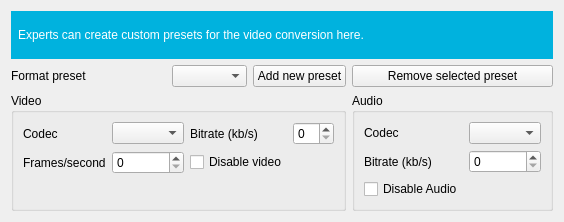
          <widget class="QWidget" name="tab_5">
           <attribute name="title">
            <string>Conversion</string>
           </attribute>
           <layout class="QGridLayout" name="gridLayout_8">
            <item row="0" column="0" colspan="5">
             <widget class="QLabel" name="label_8">
              <property name="minimumSize">
               <size>
                <width>0</width>
                <height>48</height>
               </size>
              </property>
              <property name="maximumSize">
               <size>
                <width>16777215</width>
                <height>48</height>
               </size>
              </property>
              <property name="styleSheet">
               <string notr="true">background-color:#00b2de;
color:#ffffff;
padding:4px;</string>
              </property>
              <property name="text">
               <string>Experts can create custom presets for the video conversion here.</string>
              </property>
             </widget>
            </item>
            <item row="1" column="0" colspan="2">
             <widget class="QLabel" name="label_9">
              <property name="text">
               <string>Format preset</string>
              </property>
             </widget>
            </item>
            <item row="1" column="2">
             <widget class="QComboBox" name="comboBox"/>
            </item>
            <item row="1" column="3">
             <widget class="QPushButton" name="pushButton">
              <property name="text">
               <string>Add new preset</string>
              </property>
             </widget>
            </item>
            <item row="1" column="4">
             <widget class="QPushButton" name="pushButton_2">
              <property name="text">
               <string>Remove selected preset</string>
              </property>
             </widget>
            </item>
            <item row="4" column="1">
             <spacer name="verticalSpacer_2">
              <property name="orientation">
               <enum>Qt::Vertical</enum>
              </property>
              <property name="sizeType">
               <enum>QSizePolicy::Expanding</enum>
              </property>
              <property name="sizeHint" stdset="0">
               <size>
                <width>0</width>
                <height>0</height>
               </size>
              </property>
             </spacer>
            </item>
            <item row="2" column="4">
             <widget class="QGroupBox" name="groupBox">
              <property name="title">
               <string>Audio</string>
              </property>
              <layout class="QGridLayout" name="gridLayout_9">
               <item row="0" column="0">
                <widget class="QLabel" name="label_10">
                 <property name="sizePolicy">
                  <sizepolicy hsizetype="Minimum" vsizetype="Preferred">
                   <horstretch>0</horstretch>
                   <verstretch>0</verstretch>
                  </sizepolicy>
                 </property>
                 <property name="text">
                  <string>Codec</string>
                 </property>
                </widget>
               </item>
               <item row="0" column="1">
                <widget class="QComboBox" name="comboBox_2"/>
               </item>
               <item row="1" column="1">
                <widget class="QSpinBox" name="spinBox"/>
               </item>
               <item row="3" column="0">
                <spacer name="verticalSpacer_3">
                 <property name="orientation">
                  <enum>Qt::Vertical</enum>
                 </property>
                 <property name="sizeHint" stdset="0">
                  <size>
                   <width>0</width>
                   <height>0</height>
                  </size>
                 </property>
                </spacer>
               </item>
               <item row="1" column="0">
                <widget class="QLabel" name="label_11">
                 <property name="text">
                  <string>Bitrate (kb/s)</string>
                 </property>
                </widget>
               </item>
               <item row="2" column="0">
                <widget class="QCheckBox" name="checkBox">
                 <property name="text">
                  <string>Disable Audio</string>
                 </property>
                </widget>
               </item>
              </layout>
             </widget>
            </item>
            <item row="2" column="0" colspan="4">
             <widget class="QGroupBox" name="groupBox_2">
              <property name="title">
               <string>Video</string>
              </property>
              <layout class="QGridLayout" name="gridLayout_10">
               <item row="0" column="1">
                <widget class="QComboBox" name="comboBox_3"/>
               </item>
               <item row="0" column="0">
                <widget class="QLabel" name="label_12">
                 <property name="text">
                  <string>Codec</string>
                 </property>
                </widget>
               </item>
               <item row="3" column="0">
                <widget class="QLabel" name="label_14">
                 <property name="sizePolicy">
                  <sizepolicy hsizetype="Preferred" vsizetype="Preferred">
                   <horstretch>0</horstretch>
                   <verstretch>0</verstretch>
                  </sizepolicy>
                 </property>
                 <property name="text">
                  <string>Frames/second</string>
                 </property>
                </widget>
               </item>
               <item row="3" column="1">
                <widget class="QSpinBox" name="spinBox_3"/>
               </item>
               <item row="0" column="2">
                <spacer name="horizontalSpacer_3">
                 <property name="orientation">
                  <enum>Qt::Horizontal</enum>
                 </property>
                 <property name="sizeHint" stdset="0">
                  <size>
                   <width>0</width>
                   <height>0</height>
                  </size>
                 </property>
                </spacer>
               </item>
               <item row="3" column="2">
                <spacer name="horizontalSpacer_4">
                 <property name="orientation">
                  <enum>Qt::Horizontal</enum>
                 </property>
                 <property name="sizeHint" stdset="0">
                  <size>
                   <width>0</width>
                   <height>0</height>
                  </size>
                 </property>
                </spacer>
               </item>
               <item row="6" column="0">
                <spacer name="verticalSpacer_4">
                 <property name="orientation">
                  <enum>Qt::Vertical</enum>
                 </property>
                 <property name="sizeHint" stdset="0">
                  <size>
                   <width>0</width>
                   <height>0</height>
                  </size>
                 </property>
                </spacer>
               </item>
               <item row="0" column="3">
                <widget class="QLabel" name="label_13">
                 <property name="text">
                  <string>Bitrate (kb/s)</string>
                 </property>
                </widget>
               </item>
               <item row="0" column="4">
                <widget class="QSpinBox" name="spinBox_2"/>
               </item>
               <item row="3" column="3">
                <widget class="QCheckBox" name="checkBox_2">
                 <property name="text">
                  <string>Disable video</string>
                 </property>
                </widget>
               </item>
              </layout>
             </widget>
            </item>
           </layout>
          </widget>
